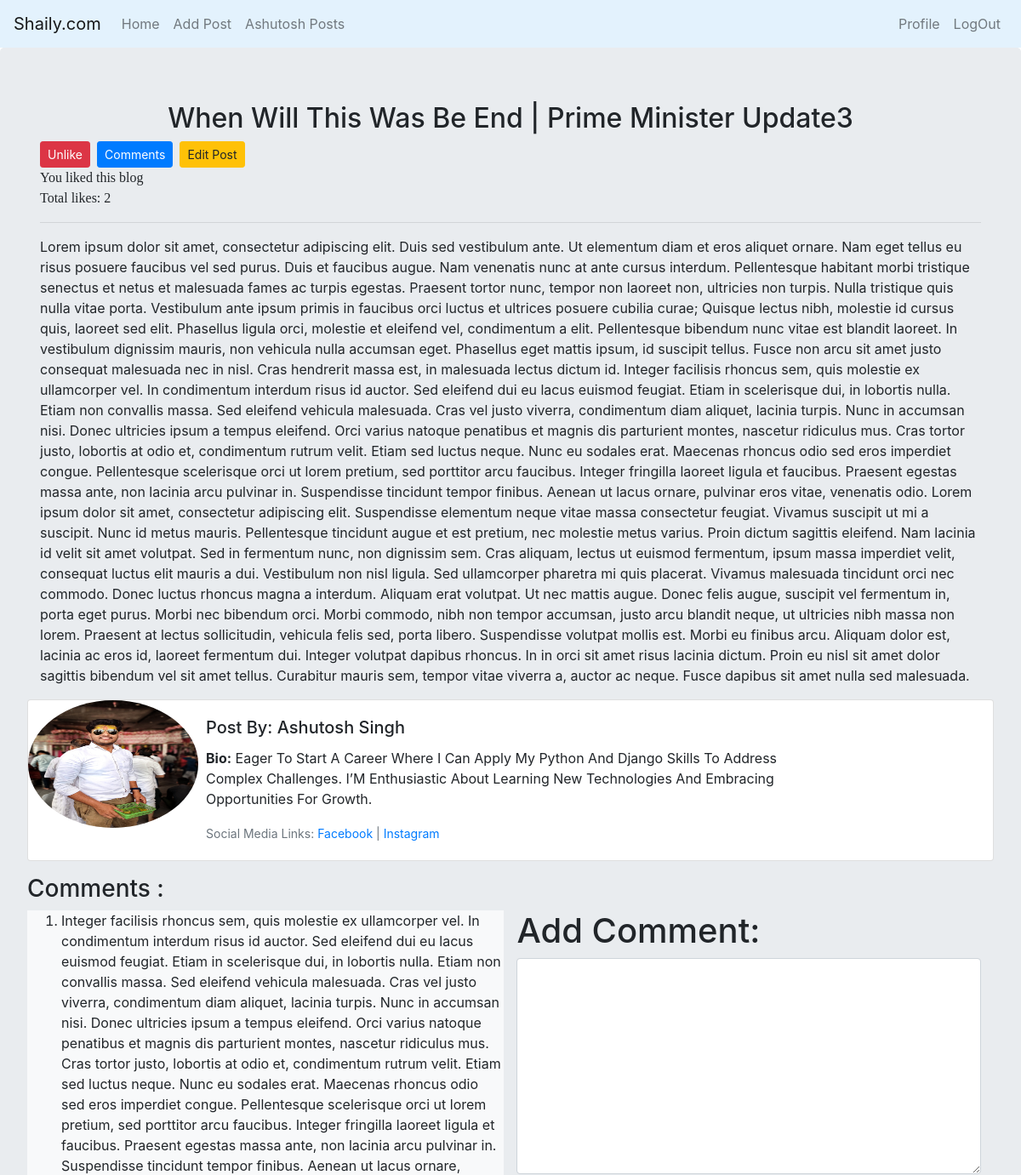
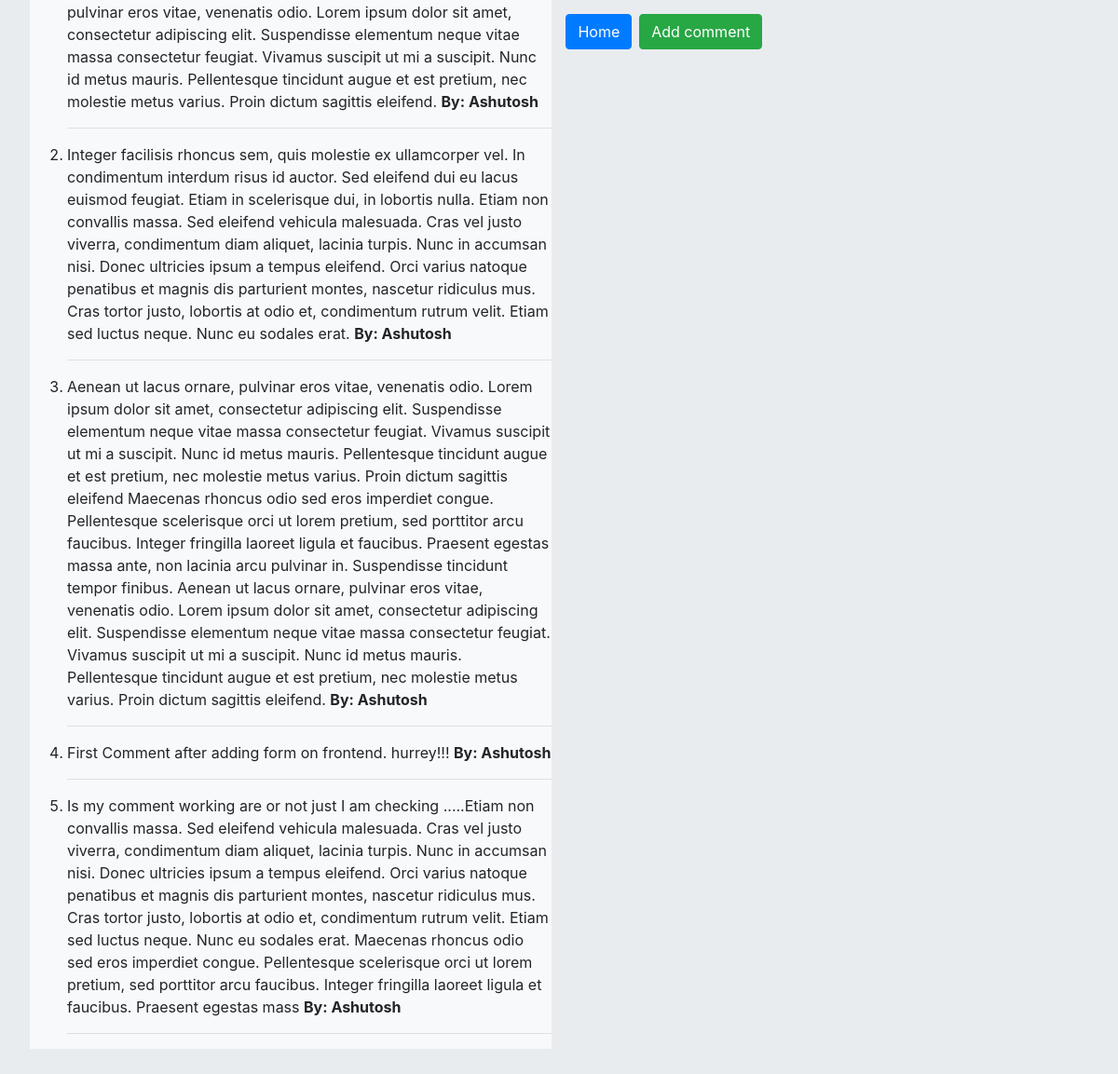
The page /post/5 (signed in) on the database its author committed (2 pictures, top to bottom).
### testapp/models.py (models this page shows)
class Post(models.Model):
    title=models.CharField(max_length=100)
    body=models.TextField()
    author=models.ForeignKey(User,on_delete=models.CASCADE)
    like = models.ManyToManyField(User, related_name='like', blank=True)
    def total_likes(self):
        return self.like.count()

class UserProfile(models.Model):
    user=models.OneToOneField(User,null=True,on_delete=models.CASCADE)
    bio= models.CharField(max_length=255)
    fb_url=models.CharField(max_length=255,null=True,blank=True)
    insta_url=models.CharField(max_length=255,null=True,blank=True)
    profile_pic=models.ImageField(null=True,blank=True,upload_to='static/images/author/')

class Comment(models.Model):
    post=models.ForeignKey(Post,on_delete=models.CASCADE)
    comment_text=models.TextField()

### testapp/views.py (the view)
# urls.py: path('post/<int:id>', views.detail, name='detail'),
@login_required
def detail(request, id):
    post = Post.objects.get(id=id)
    comment = Comment.objects.all()
    if post.like.filter(id=request.user.id).exists():
        liked = True
    else:
        liked = False
    form = AddComment()
    if request.method == 'POST':
        form = AddComment(request.POST)
        if form.is_valid():
            form.save()
            return HttpResponseRedirect(reverse('detail', args=[str(id)]))
    return render(request, 'details.html', {'post': post, 'comments': comment, 'liked': liked, 'form': form})

### testapp/form.py
class AddComment(forms.ModelForm):
    class Meta:
        model = Comment
        fields = '__all__'
        widgets = {
            'post': forms.TextInput(attrs={'class': 'form-control', 'type': 'hidden'}),
            'comment_text': forms.Textarea(attrs={'class': 'form-control'})
        }
        labels = {
            'comment_text': ''
        }

### templates/details.html (shortened to what this page needs)
<!DOCTYPE html>
{% extends 'base.html' %}
{% block body_block %}
<html lang="en">
<head>
</head>
<body>
    <div class="jumbotron">
        {% if user.is_authenticated %}
        <h2 style="text-align: center;">{{post.title | title}} </h2>
        <div class="container">
            <div class="d-flex flex-row">
                <form action="/like/{{post.id}}" method="POST">
                    {% if liked %}
                    <button name="post_id" value="{{post.id}}" type="submit" class="btn btn-danger btn-sm">Unlike
                    </button>
                    {% else %}
                    <button name="post_id" value="{{post.id}}" type="submit" class="btn btn-primary btn-sm">Like -
                        {{post.total_likes}} </button>
                    {% endif %}
                </form>
                <a class="btn btn-primary btn-sm ml-2" href="#12">Comments</a>
                {% if user.id == post.author.id %}
                <a class="btn btn-warning btn-sm ml-2" href="/editpost/{{post.id}}">Edit Post</a>
                {% endif %}
            </div>
            {% if liked %}
            <p style="font-family: serif; ">You liked this blog <br>Total likes: {{post.total_likes}}</p>
            {% endif %}
            <hr>
            <p>{{post.body}} </p>
        </div>
        <div class="card mb-3">
            <div class="row no-gutters">
                <div class="col-md-2">
                    <img class="rounded-circle" src="{{post.author.userprofile.profile_pic.url}}" alt="No profile_pic" width="200" height="150">
                </div>
                <div class="col-md-8">
                    <div class="card-body">
                        <h5 class="card-title">Post By: {{post.author.first_name | title}} {{post.author.last_name | title}}</h5>
                        <p class="card-text"> <span style="font-weight: bold;">Bio:</span>  {{post.author.userprofile.bio | title}}</p>
                        <p class="card-text"><small class="text-muted"> Social Media Links:
                            <a href="{{post.author.userprofile.fb_url}}">Facebook</a>
                            | <a href="{{post.author.userprofile.insta_url}}" >Instagram</a></small></p>
                    </div>
                </div>
            </div>
        </div>
        <div>
            {% if comments %}
            <h3>Comments :</h3>
            <div id="12" class=" d-flex">
                <div class=" bg-light " , style="width: 100%; ">
                    <ol style="text-align: left;">
                        {% for comment in comments %}
                        {% if comment.post_id == post.id %}
                        <li> {{comment.comment_text | safe}} <span style="font-weight: bold;">By: {{post.author.first_name}} </span></li>
                        <hr>
                        {% endif %}
                        {% endfor %}
                    </ol>
                </div>
                {% endif %}
                <div class="container ">
                    <form method="post">
                        <h1>Add Comment:</h1>
                        {{form.as_p}}
                        <div class="d-flex">
                            <a class="btn btn-primary" href="/">Home</a>
                            <input class="btn btn-success ml-2" type="submit" value="Add comment">
                        </div>
                    </form>
                </div>
            </div>
        </div>
        {% else %}
        <div class="container">
            <h2>First Login to visit this page.</h2>
        </div>
        {% endif %}
    </div>
</body>
{% endblock %}

### templates/base.html (shortened to what this page needs)
<!DOCTYPE html>
<html lang="en">
<head>
    <link rel="stylesheet" href="https://cdn.jsdelivr.net/npm/bootstrap@4.6.2/dist/css/bootstrap.min.css"
>
</head>
<body>
    <nav class="navbar navbar-expand-lg navbar-light" style="background-color: #e3f2fd;">
        <a class="navbar-brand" href="/">Shaily.com</a>
        <div class="collapse navbar-collapse" id="navbarNav">
            <div class="navbar-nav mr-auto">
                <a class="nav-link" href="/">Home</a>
                {% if user.is_authenticated %}
                <a class="nav-link" href="/addpost">Add Post</a>
                <a class="nav-link" href="/mypost/">{{user.first_name}} Posts</a>
                {% endif %}
            </div>
            <div class="navbar-nav ml-auto">
                {% if user.is_authenticated %}
                <a class="nav-link" href="/userprofile">Profile</a>
                <a class="nav-link" href="/accounts/logout">LogOut</a>
                {% else %}
                <a class="nav-link" href="/accounts/login">LogIn</a>
                <a class="nav-link" href="/signup">SignUp</a>
                {% endif %}
            </div>
        </div>
    </nav>
    {% block body_block %}
    {% endblock %}
</body>
</html>

### rows shown on the page
Post: title "When Will This Was Be End | Prime Minister Update3", total_likes "2", body "Lorem ipsum dolor sit amet, consectetur adipiscing elit. Duis sed vestibulum ante. Ut elementum diam et eros aliquet ornare. Nam eget tellus eu risus posuere faucibus vel sed purus. Duis et faucibus augue. Nam venenatis nunc at ante cursus interdum. Pellentesque habitant morbi tristique senectus et netus et malesuada fames ac turpis egestas. Praesent tortor nunc, tempor non laoreet non, ultricies non turpis. Nulla tristique quis nulla vitae porta. Vestibulum ante ipsum primis in faucibus orci luctus et ultrices posuere cubilia curae; Quisque lectus nibh, molestie id cursus quis, laoreet sed elit. Phasellus ligula orci, molestie et eleifend vel, condimentum a elit. Pellentesque bibendum nunc…", author.userprofile.profile_pic (picture), author.first_name "Ashutosh", author.last_name "Singh", author.userprofile.bio "Eager To Start A Career Where I Can Apply My Python And Django Skills To Address Complex Challenges. I’M Enthusiastic About Learning New Technologies And Embracing Opportunities For Growth."
Comment: comment_text "Integer facilisis rhoncus sem, quis molestie ex ullamcorper vel. In condimentum interdum risus id auctor. Sed eleifend dui eu lacus euismod feugiat. Etiam in scelerisque dui, in lobortis nulla. Etiam non convallis massa. Sed eleifend vehicula malesuada. Cras vel justo viverra, condimentum diam aliquet, lacinia turpis. Nunc in accumsan nisi. Donec ultricies ipsum a tempus eleifend. Orci varius natoque penatibus et magnis dis parturient montes, nascetur ridiculus mus. Cras tortor justo, lobortis at odio et, condimentum rutrum velit. Etiam sed luctus neque. Nunc eu sodales erat. Maecenas rhoncus odio sed eros imperdiet congue. Pellentesque scelerisque orci ut lorem pretium, sed porttitor arcu…"
Comment: comment_text "Integer facilisis rhoncus sem, quis molestie ex ullamcorper vel. In condimentum interdum risus id auctor. Sed eleifend dui eu lacus euismod feugiat. Etiam in scelerisque dui, in lobortis nulla. Etiam non convallis massa. Sed eleifend vehicula malesuada. Cras vel justo viverra, condimentum diam aliquet, lacinia turpis. Nunc in accumsan nisi. Donec ultricies ipsum a tempus eleifend. Orci varius natoque penatibus et magnis dis parturient montes, nascetur ridiculus mus. Cras tortor justo, lobortis at odio et, condimentum rutrum velit. Etiam sed luctus neque. Nunc eu sodales erat."
Comment: comment_text "Aenean ut lacus ornare, pulvinar eros vitae, venenatis odio. Lorem ipsum dolor sit amet, consectetur adipiscing elit. Suspendisse elementum neque vitae massa consectetur feugiat. Vivamus suscipit ut mi a suscipit. Nunc id metus mauris. Pellentesque tincidunt augue et est pretium, nec molestie metus varius. Proin dictum sagittis eleifend Maecenas rhoncus odio sed eros imperdiet congue. Pellentesque scelerisque orci ut lorem pretium, sed porttitor arcu faucibus. Integer fringilla laoreet ligula et faucibus. Praesent egestas massa ante, non lacinia arcu pulvinar in. Suspendisse tincidunt tempor finibus. Aenean ut lacus ornare, pulvinar eros vitae, venenatis odio. Lorem ipsum dolor sit amet,…"
Comment: comment_text "First Comment after adding form on frontend. hurrey!!!"
Comment: comment_text "Is my comment working are or not just I am checking .....Etiam non convallis massa. Sed eleifend vehicula malesuada. Cras vel justo viverra, condimentum diam aliquet, lacinia turpis. Nunc in accumsan nisi. Donec ultricies ipsum a tempus eleifend. Orci varius natoque penatibus et magnis dis parturient montes, nascetur ridiculus mus. Cras tortor justo, lobortis at odio et, condimentum rutrum velit. Etiam sed luctus neque. Nunc eu sodales erat. Maecenas rhoncus odio sed eros imperdiet congue. Pellentesque scelerisque orci ut lorem pretium, sed porttitor arcu faucibus. Integer fringilla laoreet ligula et faucibus. Praesent egestas mass"

### other values the page prints
{{ user.first_name }} "Ashutosh"
